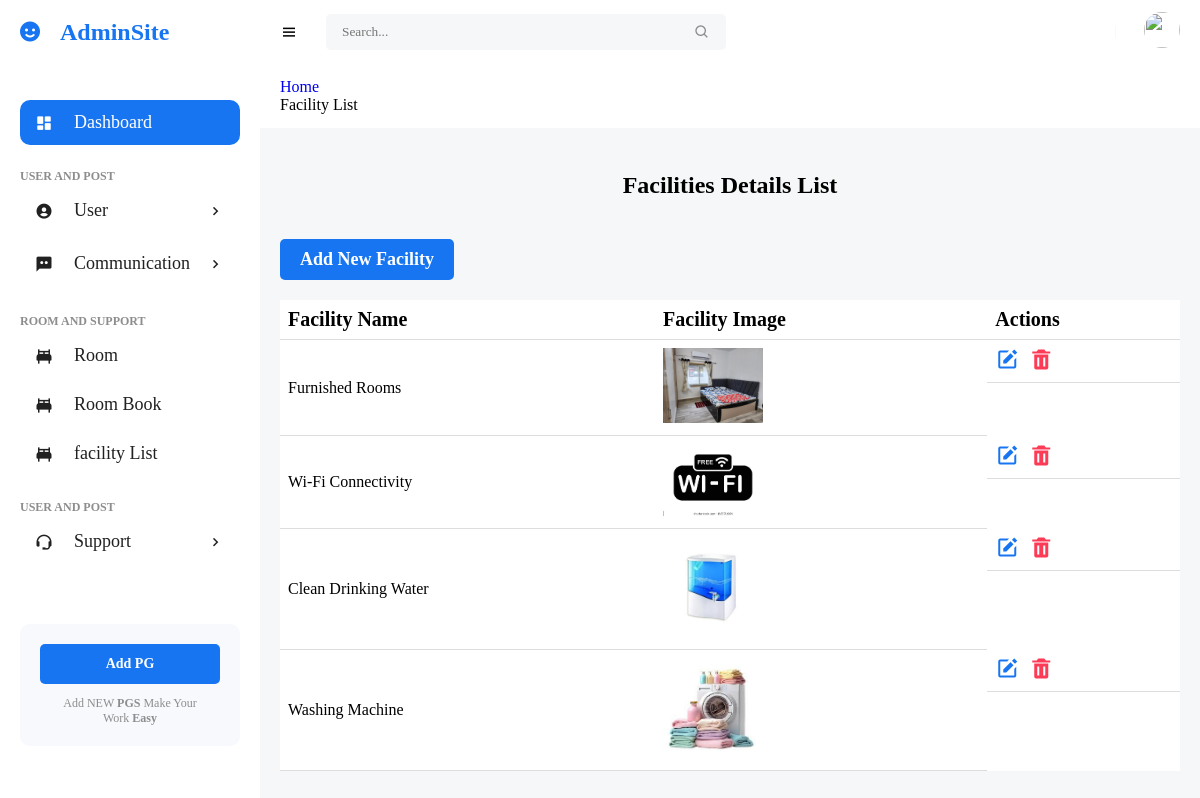
/room/facilities/, run on the app's committed database.
### Room_Management/models.py (models this page shows, shortened)
class Facility(models.Model):
    facility_name = models.CharField(max_length=100, blank=True, null=True)  # Name of the facility
    facility_image = models.ImageField(upload_to='facility_images/', blank=True, null=True)  # Image of the facility

### Room_Management/views.py (the view)
# urls.py: path('facilities/', facility_list, name='facility_list'),
def facility_list(request):
    facilities = Facility.objects.all()
    sort_by = request.GET.get('sort_by')
    if sort_by in ['facility_type', 'facility_name']:
        facilities = facilities.order_by(sort_by)
    elif sort_by == 'facility_id':
        facilities = facilities.order_by('id')
    return render(request, 'facility_list.html', {'facilities': facilities})

### Room_Management/templates/facility_list.html (shortened to what this page needs)
{% extends 'base.html' %}
{% block breadcrumb %}
    <li class="breadcrumb-item"><a href="{% url 'home' %}">Home</a></li>
    <li class="breadcrumb-item active" aria-current="page">Facility List</li>
{% endblock %}
{% load static %}
{% block content %}
    <h2 class="facility-list">Facilities Details List</h2>
    <a href="{% url 'add_facility' %}" class="add-facility-btn">Add New Facility</a>
    <table>
        <thead>
            <tr>
                <th>Facility Name</th>
                <th>Facility Image</th>
                <th>Actions</th>
            </tr>
        </thead>
        <tbody>
            {% for facility in facilities %}
            <tr>
                <td>{{ facility.facility_name }}</td>
                <td>
                    {% if facility.facility_image %}
                        <img src="{{ facility.facility_image.url }}" alt="{{ facility.facility_name }}" width="100">
                    {% else %}
                        No Image
                    {% endif %}
                </td>
                <td class="action-icons">
                    <a href="{% url 'edit_facility' facility.id %}"><i style="color: #1775F1; font-size:24px;" class='bx bxs-edit'></i></a>
                    <a href="{% url 'delete_facility' facility.id %}" onclick="return confirm('Are you sure you want to delete this facility?');"><i style="color:#FC3B56; font-size:24px;" class='bx bxs-trash'></i></a>
                </td>
            </tr>
            {% endfor %}
        </tbody>
    </table>
{% endblock %}

### Admin_Management/static/admin_static/css/base.css (style rules this page uses)
* { font-family: 'Playfair Display', serif; margin: 0; padding: 0; box-sizing: border-box; }
:root { --grey: #f7f9fd; --dark-grey: #8D8D8D; --primary-color: #fff; --secondary-color: #212121; --green: #81D43A; --light-green: #E3FFCB; --blue: #1775F1; --light-blue: #dedede ; --dark-blue: #0C5FCD; --red: #FC3B56; --light-grey:#F5F7F8; --text-color:#717579; }
html { overflow-x: hidden; }
body { background: var(--light-grey); overflow-x: hidden; }
a { text-decoration: none; }
li { list-style: none; }

### Room_Management/templates/facility_list.html (style rules this page uses)
.facility-list { margin: 20px; text-align: center; }
table { width: 100%; background-color: #fff; border-collapse: collapse; }
th, td { border-bottom: 1px solid #ddd; padding: 8px; text-align: left; }
th { font-weight: 600; font-size: 20px; background-color: #fff; }
.action-icons { display: flex; gap: 10px; }
.action-icons a { text-decoration: none; color: black; }
.add-facility-btn { display: inline-block; margin: 20px 0; padding: 10px 20px; background-color: #1775F1; color: #fff; font-size: 18px; font-weight: bold; text-decoration: none; border-radius: 5px; transition: background-color 0.3s ease; }

### data on the page
Facility: facility_name "Furnished Rooms", facility_image (picture)
Facility: facility_name "Wi-Fi Connectivity", facility_image (picture)
Facility: facility_name "Clean Drinking Water", facility_image (picture)
Facility: facility_name "Washing Machine", facility_image (picture)
